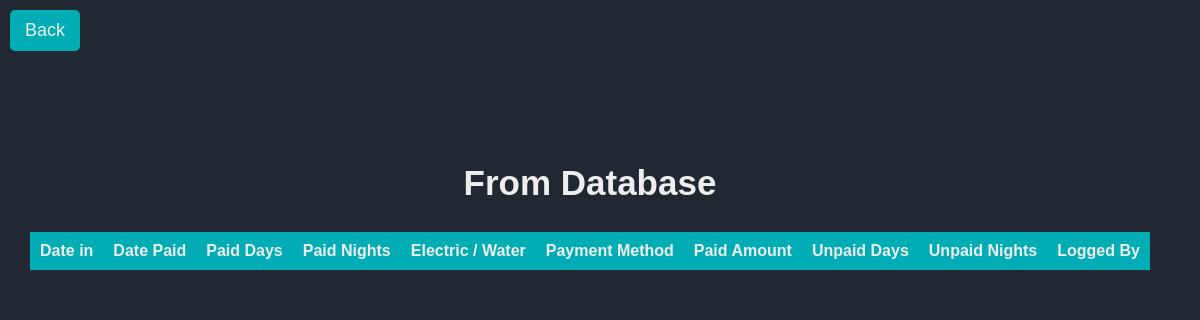
Before: /visits?id=1 (signed in) with the older database file.
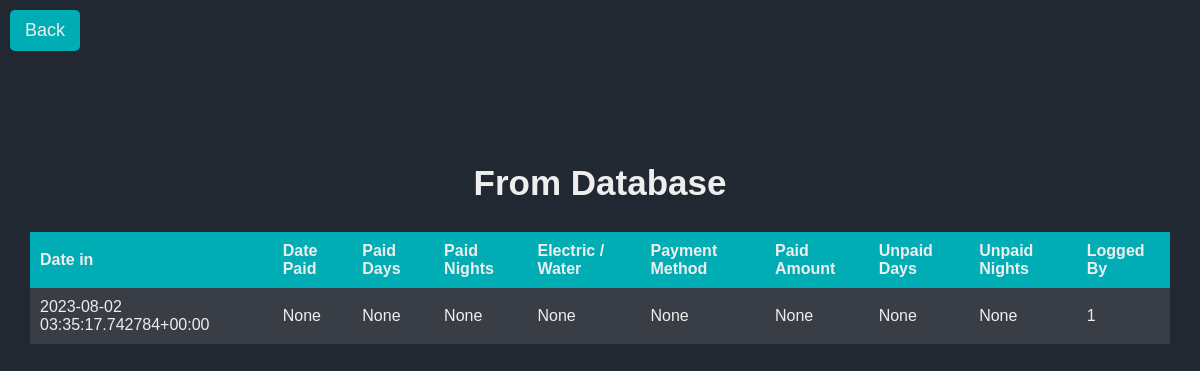
After: the same page with the newer database file.
### website/models.py (models this page shows)
class Visit(db.Model):
    id = db.Column(db.Integer, primary_key=True)
    logged_by = db.Column(db.Integer, db.ForeignKey('user.id'))
    date_in = db.Column(db.String(150))
    date_paid = db.Column(db.String(150))
    paid_amount = db.Column(db.Float)
    paid_days = db.Column(db.Integer)
    paid_nights = db.Column(db.Integer)
    paid_enw = db.Column(db.Boolean)
    paid_with = db.Column(db.String(150))
    unpaid_days = db.Column(db.Integer)
    unpaid_nights = db.Column(db.Integer)
    boat_id = db.Column(db.Integer, db.ForeignKey('boat.id'))

### website/views.py (the view)
@views.route('/visits')
@login_required
def visits():
    if request.method == "GET":
        boat = getBoatById(request.args.get('id', ''))
        if not boat:
            flash("Bad Boat ID", category='error')
        print("Visits: ", boat.visits)
        return render_template("visits.html", boat=boat)

### website/__init__.py (called while the page is built)
def create_app():
    app = Flask(__name__)
    app.config['SECRET_KEY'] = SECRET_KEY
    app.config['SQLALCHEMY_DATABASE_URI'] = f'sqlite:///{DB_NAME}'
    csrf = CSRFProtect(app)
    db.init_app(app)
    from .views import views
    from .auth import auth
    app.register_blueprint(views)
    app.register_blueprint(auth)
    from .models import User
    create_database(app)
    login_manager = LoginManager()
    login_manager.login_view = 'auth.login'
    login_manager.init_app(app)
    @login_manager.user_loader
    def load_user(id):
        return User.query.get(int(id))
    return app

### website/functions.py (called while the page is built)
def getBoatById(id):
    boat = Boat.query.get(id)
    if boat is None:
        flash('No boat with given ID found', 'error')
        return None
    else:
        return boat

### website/templates/visits.html (shortened to what this page needs)
{% extends "base.html" %}
{%block head%}<a href="{{ url_for('views.log_boat', boat_reg=boat.boat_reg, boat_name=boat.boat_name, phone_number=boat.phone_number, id=boat.id) }}"id="home-btn">Back</a>{%endblock%}
{%block styles%}static/search-styles.css{%endblock%}
{% block content%}
<div id="main-container">
    <div id="table-container">
        <h2>From Database</h2>
        <table id="search-results">
          <thead>
            <tr>
              <th>Date in</th>
              <th>Date Paid</th>
              <th>Paid Days</th>
              <th>Paid Nights</th>
              <th>Electric / Water</th>
              <th>Payment Method</th>
              <th>Paid Amount</th>
              <th>Unpaid Days</th>
              <th>Unpaid Nights</th>
              <th>Logged By</th>
            </tr>
          </thead>
          <tbody>
            {% for visit in boat.visits %}
              <td>{{ visit.date_in }}</td>
              <td>{{ visit.date_paid }}</td>
              <td>{{ visit.paid_days }}</td>
              <td>{{ visit.paid_nights }}</td>
              <td>{{ visit.paid_enw }}</td>
              <td>{{ visit.paid_with }}</td>
              <td>{{ visit.paid_amount }}</td>
              <td>{{ visit.unpaid_days  }}</td>
              <td>{{ visit.unpaid_nights }}</td>
              <td>{{ visit.logged_by }}</td>
            {% endfor %}
          </tbody>
        </table>
      </div>
    </div>
</div>
{%endblock%}

### website/templates/base.html (shortened to what this page needs)
<!DOCTYPE html>
<html lang="en">
<head>
  <link rel="stylesheet" href="{%block styles%}static/styles.css{%endblock%}">
  {%block head%}{%endblock%}
</head>
<body>
  <div id="content-container">
    <header>
    </header>
    <div class="container">{% block content %} {% endblock %}</div>
</body>
</html>

### website/static/search-styles.css (style rules this page uses)
body { margin: 0; padding: 10px; font-family: Arial, sans-serif; background-color: #222831; color: #eeeeee; height: 100%; overflow: hidden; }
header { display: flex; justify-content: flex-start; padding: 10px; }
#content-container { width: 100%; height: 100%; }
h2 { font-size: 35px; color: #eeeeee; width: 100%; text-align: center; }
#main-container { display: flex; justify-content: space-between; padding: 20px; box-sizing: border-box; height: calc(100vh - 40px); }
table { background-color: #393e46; border-collapse: collapse; width: 100%; }
th, td { padding: 10px; text-align: left; }
th { background-color: #00adb5; }
#home-btn { font-size: 18px; background-color: #00adb5; color: #eeeeee; padding: 10px 15px; border: none; cursor: pointer; text-decoration: none; transition: background-color 0.3s ease, transform 0.3s ease; border-radius: 5px; display: inline-block; margin-right: 5px; }

Changed rows visible on the page:
now on this page (row edited): Visit: date_in "2023-08-02 03:35:17.742784+00:00", date_paid "None", paid_days "None", paid_nights "None", paid_enw "None", paid_with "None", paid_amount "None", unpaid_days "None", unpaid_nights "None", logged_by "1"
